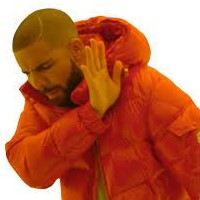
#> input picture images/drake_1.jpeg, 200 x 200 px
$ python arithmetic_ops.py
#> lines starting #> are read from the running program, lines starting #| are printed output that depends on the picture
import cv2

first_image = cv2.imread('images/drake_1.jpeg')
#> first_image is the input picture: shape (200, 200, 3); mean B, G, R 75.1, 104.7, 186.3
second_image = cv2.imread('images/drake_2.jpeg')
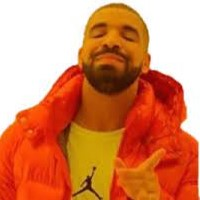
#> input picture images/drake_2.jpeg, 200 x 200 px
#> second_image is the input picture: shape (200, 200, 3); mean B, G, R 92.9, 132.5, 215.3
def close():
    cv2.waitKey(0)
    cv2.destroyAllWindows()

def adding(image1, image2):
    if image1.shape != image2.shape:
        raise ValueError("Images must have the same dimensions for addition.")
    added_image = cv2.add(image1, image2)
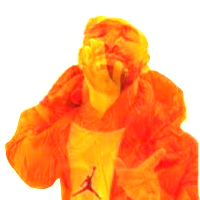
#> added_image: shape (200, 200, 3); mean B, G, R 115.2, 171, 254.4
    cv2.imshow("Image1", first_image)
    cv2.imshow("Image2", second_image)
    cv2.imshow("Added Image", added_image)

def subtracting(image1, image2):
    if image1.shape != image2.shape:
        raise ValueError("Images must have the same dimensions for addition.")
    subtracted_image = cv2.subtract(image1, image2)
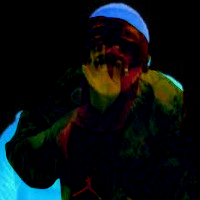
#> subtracted_image: shape (200, 200, 3); mean B, G, R 17.9, 16.4, 9.5
    cv2.imshow("Subtracted Image", subtracted_image)


adding(first_image, second_image)
subtracting(first_image, second_image)
close()
